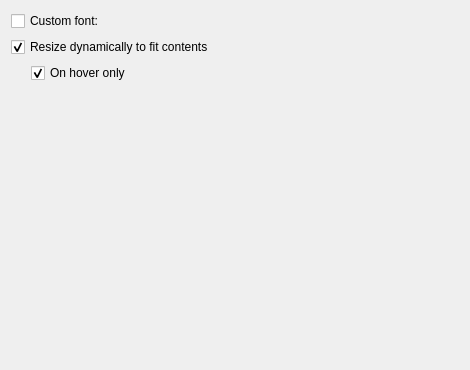
<?xml version="1.0" encoding="UTF-8"?>
<ui version="4.0">
 <class>TopicWidgetSettingsPage</class>
 <widget class="QWidget" name="TopicWidgetSettingsPage">
  <property name="geometry">
   <rect>
    <x>0</x>
    <y>0</y>
    <width>470</width>
    <height>370</height>
   </rect>
  </property>
  <property name="windowTitle">
   <string>Form</string>
  </property>
  <layout class="QVBoxLayout" name="verticalLayout">
   <item>
    <layout class="QHBoxLayout" name="horizontalLayout">
     <item>
      <widget class="QCheckBox" name="customFont">
       <property name="text">
        <string>Custom font:</string>
       </property>
       <property name="settingsKey" stdset="0">
        <string notr="true">/UiStyle/Fonts/UseCustomTopicWidgetFont</string>
       </property>
       <property name="defaultValue" stdset="0">
        <bool>false</bool>
       </property>
      </widget>
     </item>
     <item>
      <widget class="FontSelector" name="topicWidgetFont" native="true">
       <property name="enabled">
        <bool>false</bool>
       </property>
       <property name="settingsKey" stdset="0">
        <string notr="true">/UiStyle/Fonts/TopicWidget</string>
       </property>
       <property name="defaultValue" stdset="0">
        <font/>
       </property>
      </widget>
     </item>
    </layout>
   </item>
   <item>
    <widget class="QCheckBox" name="dynamicResize">
     <property name="text">
      <string>Resize dynamically to fit contents</string>
     </property>
     <property name="checked">
      <bool>true</bool>
     </property>
     <property name="settingsKey" stdset="0">
      <string notr="true">DynamicResize</string>
     </property>
     <property name="defaultValue" stdset="0">
      <bool>true</bool>
     </property>
    </widget>
   </item>
   <item>
    <layout class="QHBoxLayout" name="horizontalLayout_2">
     <item>
      <spacer name="horizontalSpacer">
       <property name="orientation">
        <enum>Qt::Horizontal</enum>
       </property>
       <property name="sizeType">
        <enum>QSizePolicy::Fixed</enum>
       </property>
       <property name="sizeHint" stdset="0">
        <size>
         <width>20</width>
         <height>16</height>
        </size>
       </property>
      </spacer>
     </item>
     <item>
      <widget class="QCheckBox" name="resizeOnHover">
       <property name="text">
        <string>On hover only</string>
       </property>
       <property name="checked">
        <bool>true</bool>
       </property>
       <property name="settingsKey" stdset="0">
        <string notr="true">ResizeOnHover</string>
       </property>
       <property name="defaultValue" stdset="0">
        <bool>true</bool>
       </property>
      </widget>
     </item>
    </layout>
   </item>
   <item>
    <spacer name="verticalSpacer">
     <property name="orientation">
      <enum>Qt::Vertical</enum>
     </property>
     <property name="sizeHint" stdset="0">
      <size>
       <width>20</width>
       <height>274</height>
      </size>
     </property>
    </spacer>
   </item>
  </layout>
 </widget>
 <customwidgets>
  <customwidget>
   <class>FontSelector</class>
   <extends>QWidget</extends>
   <header>fontselector.h</header>
   <container>1</container>
  </customwidget>
 </customwidgets>
 <resources/>
 <connections>
  <connection>
   <sender>customFont</sender>
   <signal>toggled(bool)</signal>
   <receiver>topicWidgetFont</receiver>
   <slot>setEnabled(bool)</slot>
   <hints>
    <hint type="sourcelabel">
     <x>105</x>
     <y>19</y>
    </hint>
    <hint type="destinationlabel">
     <x>242</x>
     <y>20</y>
    </hint>
   </hints>
  </connection>
  <connection>
   <sender>dynamicResize</sender>
   <signal>toggled(bool)</signal>
   <receiver>resizeOnHover</receiver>
   <slot>setEnabled(bool)</slot>
   <hints>
    <hint type="sourcelabel">
     <x>56</x>
     <y>46</y>
    </hint>
    <hint type="destinationlabel">
     <x>65</x>
     <y>73</y>
    </hint>
   </hints>
  </connection>
 </connections>
</ui>
